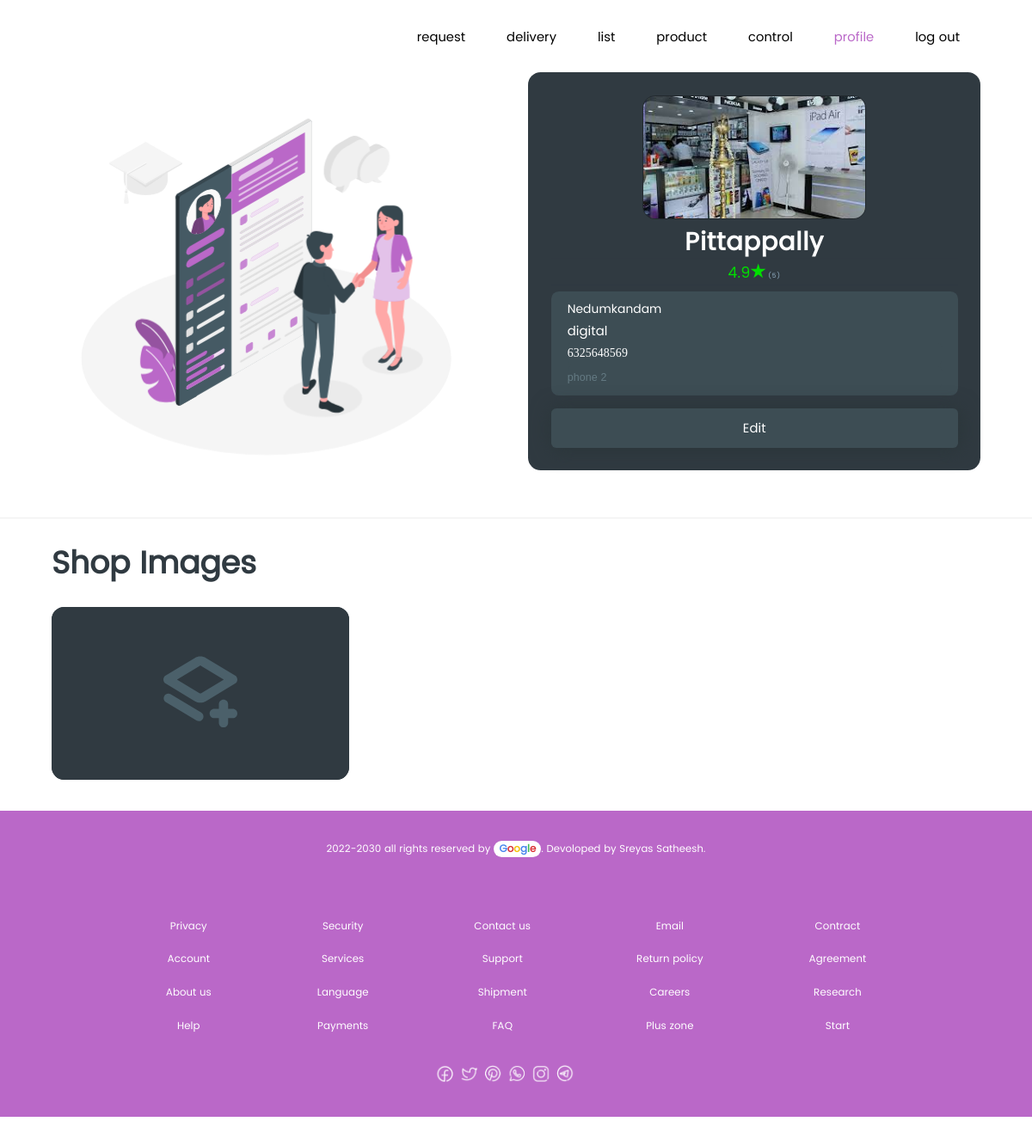
The app's page /seller-module/profile.php (signed in) with its own data.
### tables this page shows
CREATE TABLE `seller` (
  `id` int(10) UNSIGNED NOT NULL,
  `shop_name` varchar(100) NOT NULL,
  `location` varchar(250) NOT NULL,
  `license_no` bigint(25) NOT NULL,
  `category` varchar(100) NOT NULL,
  `email` varchar(100) NOT NULL,
  `cover_img` varchar(250) NOT NULL,
  `phone1` bigint(20) NOT NULL,
  `phone2` bigint(20) DEFAULT NULL,
  `home_delivery` int(1) NOT NULL DEFAULT 0,
  `rating` float NOT NULL DEFAULT 0,
  `shop_status` int(1) NOT NULL DEFAULT 0,
  `total_rating` int(10) NOT NULL DEFAULT 0,
  `status` int(1) NOT NULL DEFAULT 0,
  `removed` tinyint(1) NOT NULL DEFAULT 0,
  `description` varchar(10000) NOT NULL DEFAULT 'Welcome to our shop, where quality meets affordability. We are a locally owned and operated store that offers a wide variety of products to meet all your needs. From household essentials to unique and trendy items, you''re sure to find something you love at our shop. Our friendly and knowledgeable staff are always available to assist you in finding the perfect item and ensuring your shopping experience is a pleasant one. We take pride in offering top-notch products at competitive prices, so you can get the most for your money. Come visit us today and see for yourself why [Shop Name] is the go-to destination for savvy shoppers!',
  `discount` int(11) NOT NULL DEFAULT 0
);

### seller-module/profile.php (the view, shortened to what this page needs)
<?php
include("../data-base/constant.php");
?>
<!DOCTYPE html>
<html>
<head>
    <link rel="stylesheet" type="text/CSS" href="../css/main.css">
    <link rel="stylesheet" type="text/CSS" href="css/profile.css">
    <link rel="stylesheet" type="text/CSS" href="css/profile2.css">
    <link rel="stylesheet" href="../css/load.css">
</head>
<body class="my-body">
    <nav class="nav-bar" responsiveNavigation=false>
        <ul>
            <a href="seller-index.php" class="no-text-decoration">
                <li class="request">request</li>
            </a>
            <a href="delivery.php" class="no-text-decoration">
                <li class="delivery">delivery</li>
            </a>
            <a href="list.php" class="no-text-decoration">
                <li class="list">list</li>
            </a>
            <a href="product.php" class="no-text-decoration">
                <li class="product">product</li>
            </a>
            <a href="control.php" class="no-text-decoration">
                <li class="control">control</li>
            </a>
            <a href="profile.php" class="no-text-decoration">
                <li class="profile highlight">profile</li>
            </a>
            <a href="log-out.php" class="no-text-decoration">
                <li class="log-out">log out</li>
            </a>
        </ul>
    </nav>
    <div class="body1 main-height">
        <div class="main-profile-container">
            <div class="main-image-update-container">
                <div class="image-container-inside">
                </div>
            </div>
            <div class="main-details-update-container">
                <?php
                $whiteflag = 1;
                ?>
                <?php
                if (isset($_SESSION['seller-id'])) {
                    $id = $_SESSION['seller-id'];
                    $sql = "select * from seller where id=$id";
                    $result = mysqli_query($conn, $sql);
                    while ($row = $result->fetch_assoc()) {
                        $rating_color = ($row['rating'] < 2) ? "red" : (($row['rating'] <= 3.5) ? "yellow" : "#00df00");
                        if ($whiteflag == 1) {
                            echo "
                      <form action='?from=updating_details&duration=1500' method='POST' id='profile-form' autocomplete='off' enctype='multipart/form-data'>
                      <div class='profile-image-container'>
                      <div class='circle'><img src='../" . $row['cover_img'] . "' class='img'>
                      <div class='edit-btn1 hidden' id='edit-img-btn'>
                      <div class='upload-image'><input type='file' class='upload-img-input' name='image' accept='image/*'>
                      </div>
                      </div>
                      </div>
                      </div>
                      <div id='wrap1' class='name' style='box-shadow:none;width=100%;padding:1%;'>" . ucfirst($row['shop_name']) . "</div>
                      <div class='rating-container'>
                      <span class='address'><span name='sellerrating' id='wrap2' class='ex-name' style='color:" . $rating_color . "'>" . $row['rating'] . "</span></span><span class='star-img' >
                      <svg xmlns='http://www.w3.org/2000/svg' id='Layer_1' style='fill:" . $rating_color . "' class='i' data-name='Layer 1' viewBox='0 0 24 24'><path d='M19.467,23.316,12,17.828,4.533,23.316,7.4,14.453-.063,9H9.151L12,.122,14.849,9h9.213L16.6,14.453Z'/></svg></span>
                      <span class='t_rating'><span name='sellertrating' id='wrap3' class='ex-name'>(" . $row['total_rating'] . ")</span></div></span>
                      <div class='wrap-content'>
                      <div class='location'><div name='sellerlocation' id='wrap4' class='ex-name'>" . ucfirst($row['location']) . "</div></div>
                      <div calss='category'><div name='sellercategory' id='wrap5' class='ex-name'>" . $row['category'] . "</div></div>
                      <div class='phone1'><input name='sellerphone1' id='wrap6' class='ex-name' type='text' value='" . $row['phone1'] . "' disabled placeholder='phone 1'></div>
                      ";
                            echo "<div class='phone2'><input name='sellerphone2' id='wrap7' class='ex-name' type='text' value='" . $row['phone2'] . "' disabled placeholder='phone 2'></div>";
                            echo "</div></form>";
                        }
                    }
                }
                ?>
                <div class="update-button-container">
                    <button id="edit-button" form="profile-form" class="update-button" value="hello" onclick="editProfile()">Edit</button>
                </div>
            </div>
        </div>
        <div class="shop-images-text">Shop Images</div>
        <div class="multi-image-container">
            <div class="multi-image-container-inside">
                <form action="" method="POST" enctype="multipart/form-data" class="mic-form">
                    <input type="file" accept="images/*" name="imf" id="image-file" oninput="fileSet();">
                    <div class="drag-image-container"><img src="../images/layer-plus.svg"></div>
                </form>
            </div>
        </div>
    </div>

### css/main.css (style rules this page uses)
html { zoom: 90%; margin: 0; border: 0; }
* { --primary-background: #fffffe; --purple: rgb(186 104 200); --dark-0: #80aaba; --dark-1: #7799a6; --dark-2: #67818c; --dark-3: #617781; --dark-4: #576c75; --dark-5: #4a5c64; --dark-6: #3d4d54; --dark-7: #303a41; --dark-8: #222930; --dark-9: #1e2429; --dark-10: #151a1d; margin: 0; padding: 0; font-family: my-font; letter-spacing: .1px; font-size: 100.5%; box-sizing: border-box; }
::placeholder { color: rgb(171, 171, 171); }
.nav-bar { z-index: 1001; position: sticky; top: -1.2vw; background-color: rgba(255, 255, 255,1); margin-bottom:0; }
.nav-bar ul { display: flex; list-style: none; justify-content: flex-end; margin-right: 5%; }
.nav-bar a { display: flex; flex-direction: column; justify-content: center; padding: 2.8% 2.1% 1.62% 2.1%; color: #000000; transition: color 200ms ease-in-out; }
.highlight { color: rgb(186,104,200) !important; transition: color 200ms ease-in-out; }
.text-center { text-align: center; }
.main-height { max-height: fit-content; min-height: 100vh; }
footer { margin-top: 1rem; background-color: rgb(186,104,200); padding: 3%; font-size:80%; height:fit-content; color: white; }
footer a { text-decoration: none; color: rgb(255, 255, 255); }
footer p { padding: 0 0 2% 0; font-size: small; }
footer span { margin: 0; }
.google { width: fit-content; padding: .1em .2em .2em .55em; border-radius: 50px; background-color: white; font-weight: 600; }
footer span span:first-child { color: #4885ed; }
footer span span:nth-child(2) { color: #db3236; }
footer span span:nth-child(3) { color: #f4c20d; }
footer span span:nth-child(4) { color: #4885ed; }
footer span span:nth-child(5) { color: #3cba54; }
footer span span:last-child { color: #db3236; }
.flo { padding: 2% 3%; display: flex; justify-content: space-evenly; text-align: center; }
.float1 div { padding: 12px 0; }
.link-color { color: blue; }
#social-media { width: 220px; display: block; margin: 0 auto; padding-right: 2rem; }
.no-text-decoration { text-decoration: none; }
input { padding: 3% 8px; border:none; border-radius: 5px; font-size: 90%; box-shadow: .3rem .3rem 2rem rgb(125, 125, 125); border: none; }
input::placeholder { font-size: 90%; }

### seller-module/css/profile.css (style rules this page uses)
.body1 { display: block; }
.main-profile-container { margin: 1% 5%; display: grid; grid-template-columns: 1fr 1fr; gap: 2rem; }
.main-details-update-container { height: fit-content; box-sizing: border-box; background-color: #303a41; padding: 5%; border-radius: 1em; }
.shop-images-text { color: #303a41; box-sizing: border-box; width: 100%; font-size: 2.5rem; padding: 2% 5%; font-weight: 900; border-top: 2px solid #eeeeee; }
.multi-image-container { margin: 0 5% 3% 5%; display: grid; grid-template-columns: repeat(3 , 1fr); gap: 4vh 2%; height: fit-content; }
.multi-image-container-inside { position: relative; padding: 5%; background-color: #303a41; height: 100%; border-radius: 1em; box-sizing: border-box; }
.multi-image-container-inside input { width: 100%; padding: none; box-sizing: border-box; box-shadow: none; height: 10rem; }
.drag-image-container { background-color: #303a41; position: absolute; width: 100%; height: 100%; top: 0; left: 0; z-index: 5; pointer-events: none; border-radius: 1em; display: flex; justify-content: center; align-items: center; }
.drag-image-container>img { transform: translateY(-.2em); width: 25%; }

### css/load.css (style rules this page uses)
html { -webkit-font-smoothing: antialiased; }

### records on screen
seller: cover_img (picture), shop_name "Pittappally", rating "4.9", total_rating "5", location "Nedumkandam", category "digital", sellerphone1 "6325648569"
